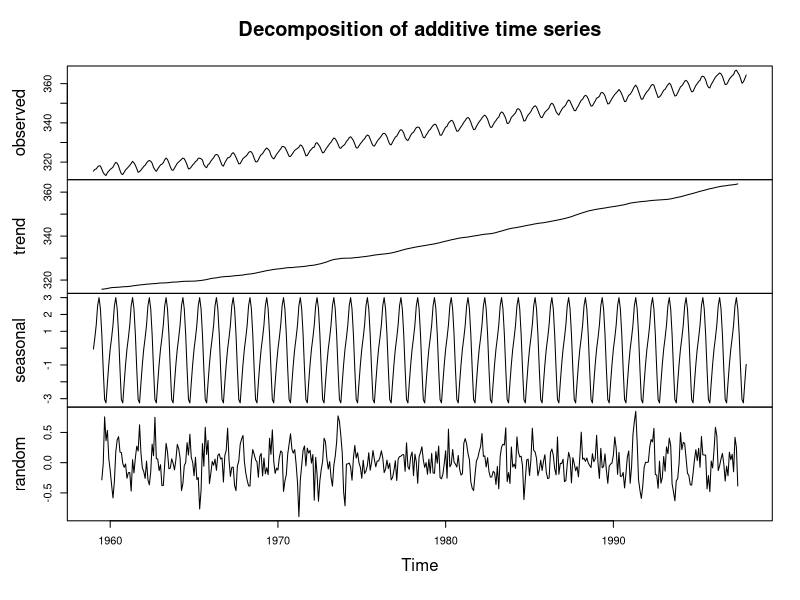
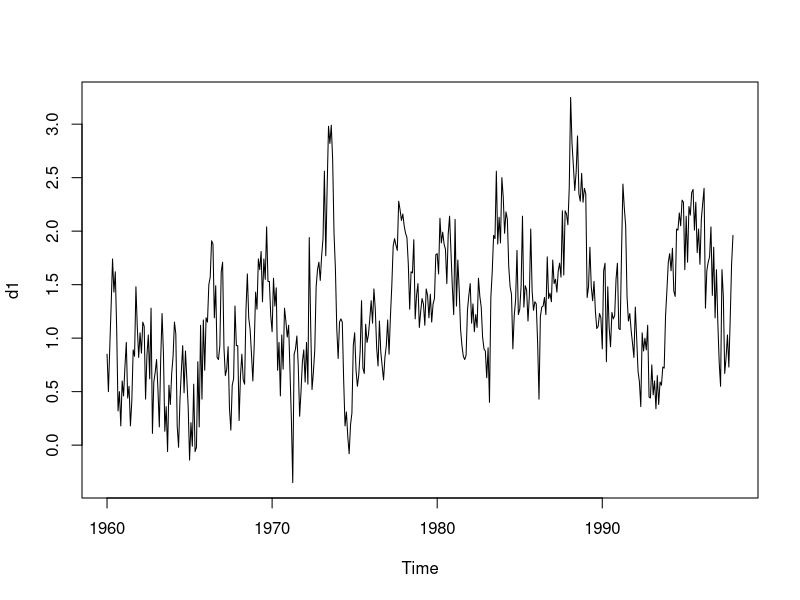
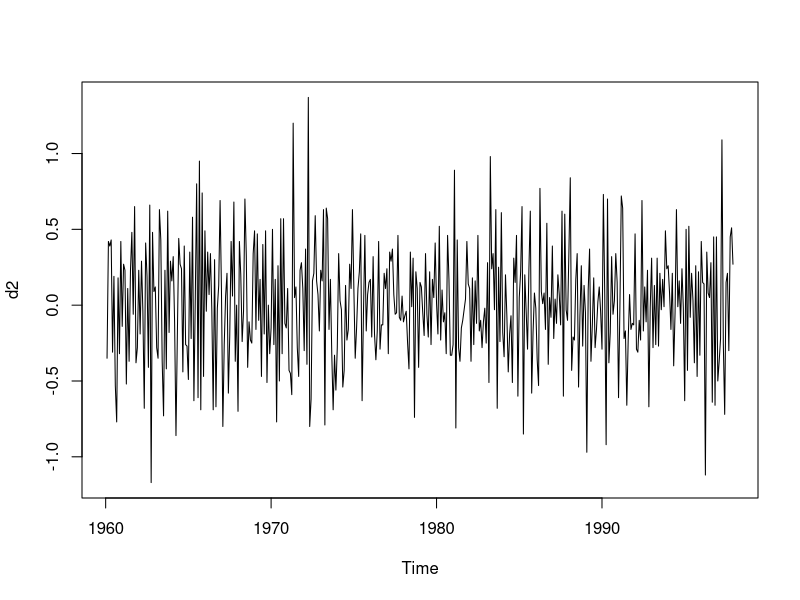
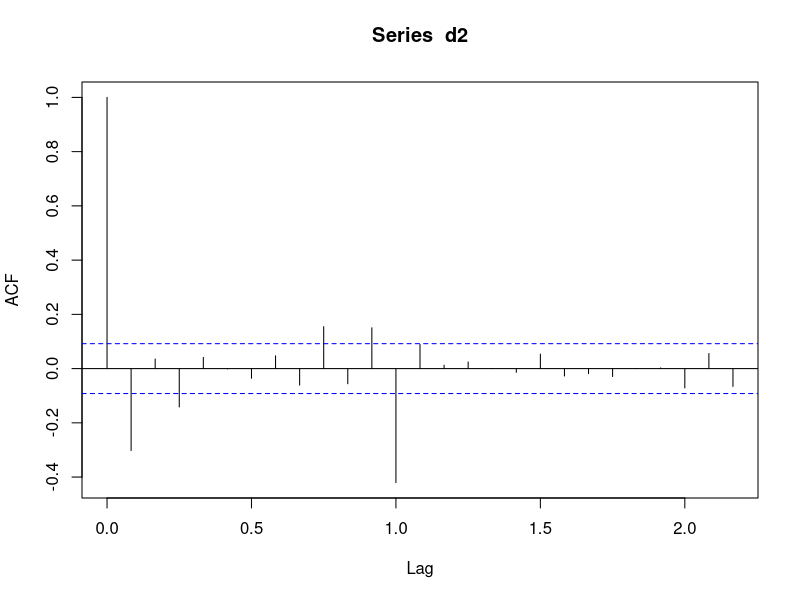

Write R code to recreate these figures, in order. (Note: this script raises an error after producing the figures.)
data(co2)

plot(decompose(co2))

d1 = diff(co2, lag = 12)
plot(d1)

fit = lm(d1 ~ time(d1))
summary(fit)

d2 = diff(d1) # the second order difference
plot(d2) # like white noise?
acf(d2)

co2.ar1 = arima(d2, order = c(1, 0, 0))
co2.ar1

# AR(1)
phi0 = co2.ar1$coef[2]
phi1 = co2.ar1$coef[1]
simulated = c(phi0 + phi1 * d2[455])
for (i in seq(2, 100)) {
  simulated[i] = phi0 + phi1 * simulated[i - 1] + rnorm(1, 0, sqrt(0, 1399))
}

plot(c(d2, simulated), type = 'l')
abline(v = 455, col = 'red')

acf(d2)
ar1.acf = ARMAacf(co2.ar1$coef[1], 0, lag.max = 24)
acf(d2)
points((0: 24) / 12, ar1.acf)

# AR(2)
# simulated = c(phi0 + phi1 * d2[455] + phi2 * d3[455]) ?